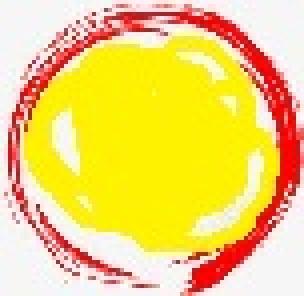
#> input picture template/c53babdf0_787.jpg, 76 x 74 px, found by its file name (shown 4 times larger)
$ python _match_template.py
#> lines starting #> are read from the running program, lines starting #| are printed output that depends on the picture; after the words box and inside, x2 and y2 are one past the last pixel; in counts of white or black regions, pixels touching at a corner belong together
'''
hqauto:
Description:
version:
Author: Xiaoxia Liu.
Date: 2022-09-09 09:55:42
LastEditors: Please set LastEditors
LastEditTime: 2022-09-10 19:31:45
'''

import cv2 as cv
import matplotlib.pyplot as plt
from PIL import Image
import numpy as np
from sqlalchemy import true


# [64 lines left out: functions get_match_confidence, _mini_match, _match, _slide_match, not called in this run]

def _plt_show(img_list):
    img1, img2 = img_list
    plt.subplot(121)
    plt.imshow(img1[:,:,[2,1,0]])
    plt.axis('off')
    plt.subplot(122)
    plt.imshow(img2[:,:,[2,1,0]])
    plt.axis('off')
    plt.show()

def _resize(img_path, fx, fy):
    try:
        img = Image.open(img_path)
    except IOError:
        return
    width, height = img.size
    out_width  = round(width  * fx)
    out_height = round(height * fy)
    out_image  = img.resize((out_width, out_height))
    return out_image

def matchTemplate(rgb_img, template):
    th, tw = template.shape[:2]
    # manner = ['cv.TM_CCORR_NORMED', 'cv.TM_SQDIFF', 'CV.TM_CCORR', 'CV.TM_CCOEFF', 'CV.TM_SQDIFF_NORMED', 'CV_TM_CCOEFF_NORMED']
    # manner = ['cv.TM_CCORR_NORMED']
    manner = ['cv.TM_SQDIFF_NORMED']
    manner_num = [0] # CV_TM_CCOEFF_NORMED cv.TM_CCORR_NORMED cv.TM_SQDIFF
    for m in manner_num:
        print('manner : ' + manner[m])
        result = cv.matchTemplate(rgb_img, template, m)
        min, max, minLoc, maxLoc = cv.minMaxLoc(result)             # min = 26647042.0, max = 85258480.0
        print('min = {}, max = {}'.format(min, max))                # min = 22971724.0, max = 76488072.0
        # print(result)
        img_copy = rgb_img.copy()

        # [10 lines of commented-out code are left out]
        topLeft = minLoc
        bottomRight = (topLeft[0] + tw, topLeft[1] + th)

        cv.rectangle(img_copy, topLeft, bottomRight, 255, 2)

        show_list = [template, img_copy]
        _plt_show(show_list)

def _to_hsv(rgb_image):
    hsv = cv.cvtColor(rgb_image, cv.COLOR_BGR2HSV)             # 转到 HSV 空间
    red1 = (156, 180)                                       # 红色的 H 值范围
    red2 = (0, 25)                                          # 红色的 H 值范围
    blue1 = (100, 124)

    color_list = [red1, blue1]                         # 符合 H 值条件的颜色列表
    s_min,s_max,v_min,v_max = 43, 255, 46, 255              # S、V 范围

    # height, width, _ = rgb_image.shape                      # 获取读入图片的尺寸
    # imgResult = np.zeros((height, width), np.uint8)      # 创建与读入图片大小一致的纯黑图片
    # 遍历颜色列表
    flag = true
    for color in color_list:
        h_min, h_max = color                                # 此时 H 范围
        lower = np.array([h_min,s_min,v_min])               # HSV 最小值
        upper = np.array([h_max,s_max,v_max])               # HSV 最大值
        mask =  cv.inRange(hsv, lower, upper)               # 原图hsv在此范围的蒙版
        plt.imshow(mask)
        plt.show()
        img = cv.bitwise_and(rgb_image,rgb_image,  mask = mask)
        if flag:
            imgResult = img
            flag = False
        imgResult = cv.bitwise_or(imgResult,img)
    return imgResult

if __name__ == '__main__':
    img_path = 'img3.jpg'
    template_path = 'c53babdf0_787.jpg'
    template = cv.imread(template_path)
#> template is the input picture: shape (74, 76, 3); mean B, G, R 109.9, 211.4, 244.6
    rgb_image = cv.imread(img_path)
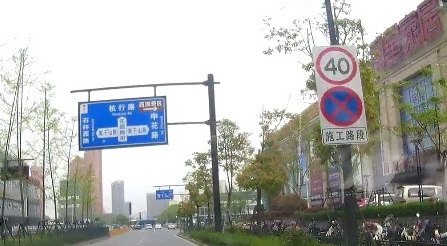
#> input picture template/img3.jpg, 447 x 246 px, found by its file name
#> rgb_image is the input picture: shape (246, 447, 3); mean B, G, R 171, 173.9, 172.9
    h,w = rgb_image.shape[:2]
#> h = 246; w = 447
    h = round(0.6 * h)
#> h = 148
    rgb_image = cv.imread(img_path)[0:h,:,:]
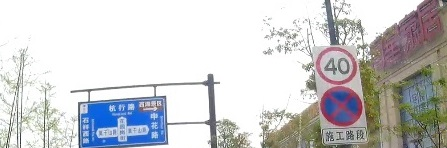
#> rgb_image: shape (148, 447, 3); mean B, G, R 205.3, 203.9, 203.3
    imgResult = _to_hsv(rgb_image=rgb_image)
#> in _to_hsv, `hsv = cv.cvtColor(rgb_image, cv.COLOR_BGR2HSV)`: hsv: shape (148, 447, 3); mean H, S, V 39.1, 26.4, 212.2
#> the loop in _to_hsv, `for color in color_list:` made 2 passes
#> pass 1, in _to_hsv, `mask =  cv.inRange(hsv, lower, upper)`:
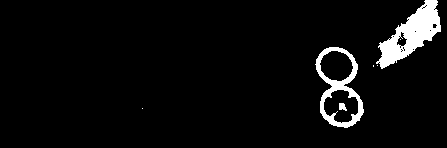
#> mask: shape (148, 447); 4.7% white; 7 white regions (4 under 20 px), largest, box (x1, y1, x2, y2) and area: (376, 0, 441, 69) 1904, (315, 47, 364, 128) 1175, (339, 103, 347, 111) 46
#> pass 2, in _to_hsv, `img = cv.bitwise_and(rgb_image,rgb_image,  mask = mask)`:
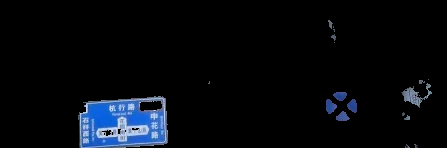
#> img: shape (148, 447, 3); mean B, G, R 13.5, 8.9, 5.9
#> after the loop in _to_hsv, `for color in color_list:`: imgResult: shape (148, 447, 3); mean H, S, V 18.8, 13.4, 12.5
#> after the loop in _to_hsv, `for color in color_list:`: flag = False
    cv.imwrite('result.png', imgResult)
    print(imgResult.shape)
#| (148, 447, 3)
    plt.imshow(imgResult[:,:,[2,1,0]])
    plt.show()

    # resize_interval = np.linspace(float(0.9), float(1.1), 3)
    resize_interval = [0.7]
    for i in resize_interval:
        print('resize times = ' + str(i))
        rs_template = _resize(template_path, i, i)
        template = cv.cvtColor(np.array(rs_template), cv.COLOR_RGB2BGR)
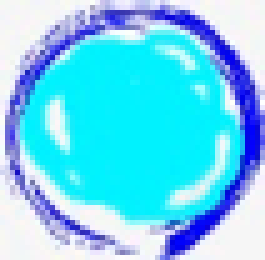
#> template: shape (52, 53, 3) (shown 5 times larger); mean R, G, B 110, 211.4, 244.4
        matchTemplate(rgb_img = imgResult, template = template)
#> the loop in matchTemplate, `for m in manner_num:` made 1 pass
#> (min, max, maxLoc, topLeft, bottomRight) on pass 1: (197962640, 362573440, (78, 15), (113, 95), (166, 147))
#| min = 197962640.0, max = 362573440.0
#> pass 1, in matchTemplate, `result = cv.matchTemplate(rgb_img, template, m)`:
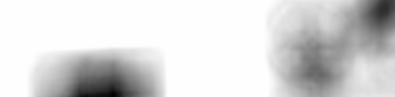
#> result: shape (97, 395) float32; min 197962640, max 362573440, mean 337376352; drawn with min black and max white
#> pass 1, in _plt_show, `plt.show()`:
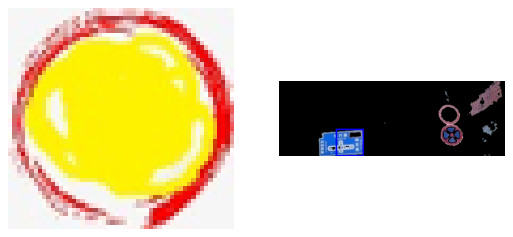
#> figure drawn by matplotlib, 2 panels
        # [5 lines of commented-out code are left out]
